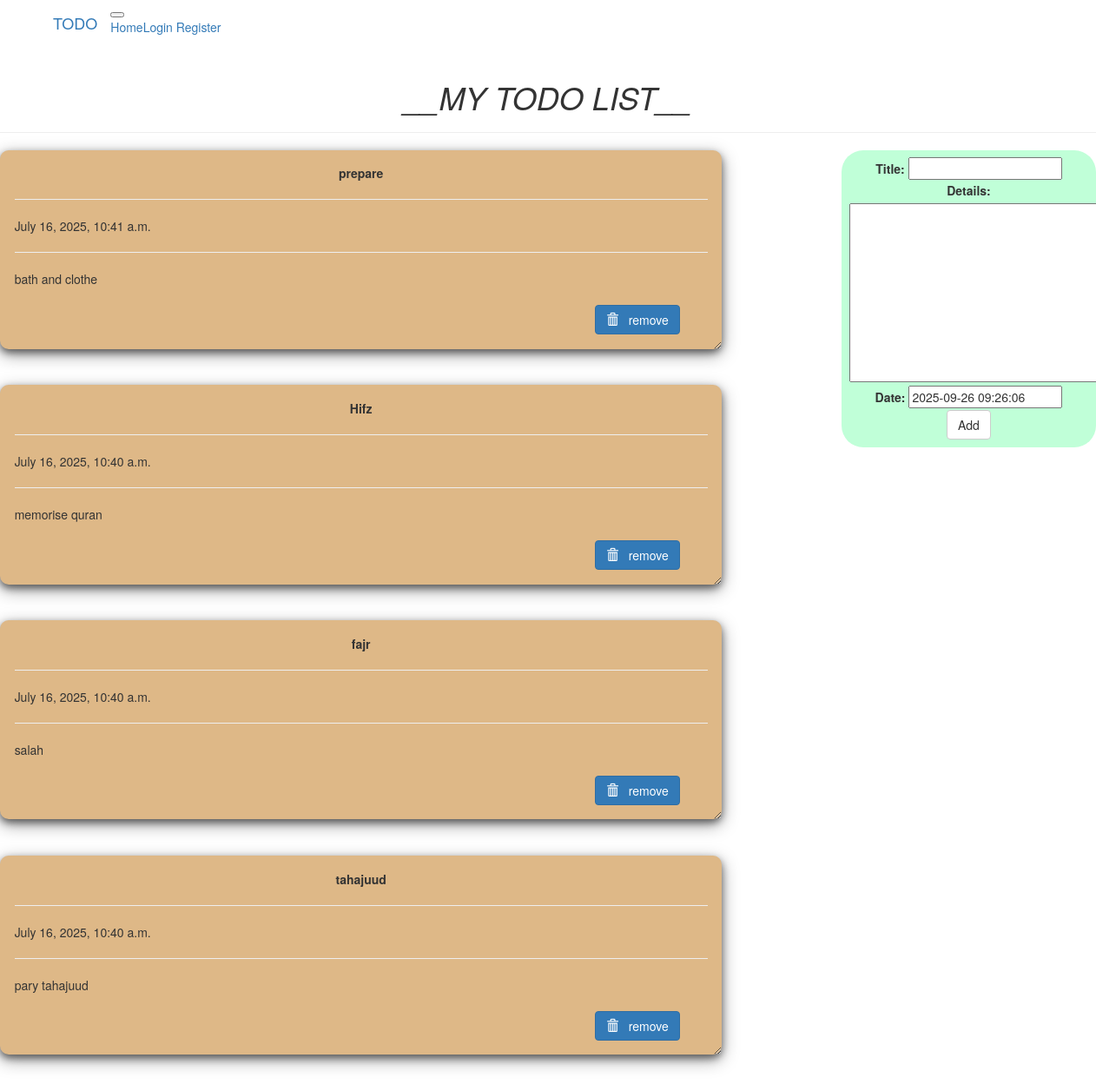
The page / on the database its author committed.
### todo/models.py (models this page shows, shortened)
class Todo(models.Model):
    title = models.CharField(max_length=150)
    details = models.TextField()
    date = models.DateTimeField(default=timezone.now)

### todo/views.py (the view)
# urls.py: path('', views.index, name='todo'),
def index(request):
    items_list = Todo.objects.order_by('-date')
    if request.method == 'POST':
        form = ToDoForm(request.POST)
        if form.is_valid():
            form.save()
            return redirect('todo')
    form = ToDoForm()
    page = {
        'forms': form,
        'list': items_list,
        'title': 'TODO'
    }
    return render(request, 'todo/index.html', page)

### todo/forms.py
class ToDoForm(forms.ModelForm):
    class Meta:
        model = Todo
        fields = '__all__'

### todo/templates/todo/index.html (shortened to what this page needs)
<!DOCTYPE html>
<html lang="en" dir="ltr">
<head>
  <link rel="stylesheet" href="https://maxcdn.bootstrapcdn.com/bootstrap/3.3.7/css/bootstrap.min.css">
</head>
<body>
    <header class="site-header">
	  <nav class="navbar navbar-expand-md navbar-dark bg-steel fixed-top">
	    <div class="container">
	      <a class="navbar-brand mr-4" href="{% url 'todo' %}">TODO</a>
	      <button class="navbar-toggler" type="button" data-toggle="collapse" data-target="#navbarToggle" aria-controls="navbarToggle" aria-expanded="false" aria-label="Toggle navigation">
	      </button>
	      <div class="collapse navbar-collapse" id="navbarToggle">
	        <div class="navbar-nav mr-auto">
	          <a class="nav-item nav-link" href="{% url 'todo' %}">Home</a>
	        </div>
            <div class="navbar-nav">
				<a class="nav-item nav-link" href="{% url 'login' %}">Login</a>
				<a class="nav-item nav-link" href="{% url 'register' %}">Register</a>
			</div>
	      </div>
	    </div>
	  </nav>
	</header>
  <center class="row">
    <h1><i>__MY TODO LIST__</i></h1>
    <hr />
  </center>
  <div class="row">
    <div class="col-md-8">
      {% for i in list %}
      <div class="card">
        <center><b>{{i.title}}</b></center>
        <hr/>
        {{i.date}}
        <hr/>
        {{i.details}}
        <br />
        <br />
        <form action="/del/{{i.id}}" method="POST" style=" padding-right: 4%; padding-bottom: 3%;">
          <button value="remove" type="submit"  class="btn btn-primary" style="float: right;"><span class="glyphicon glyphicon-trash"></span> &nbsp; remove</button>
        </form>
      </div>
      {% endfor%}
    </div>
    <div class="col-md-1"> </div>
    <div class="col-md-3" >
      <div  class="submit_form">
      <form  method="POST">
        {{forms}}
        <center>
        <input type="submit" class="btn btn-default" value="Add" />
      </center>
      </form>
    </div>
  </div>
</div>
</body>
</html>

### todo/templates/todo/index.html (style rules this page uses)
.card { box-shadow: 0 4px 8px 0 rgba(0,0,0,0.5), 0 6px 20px 0 rgba(0,0,0,0.39); background: burlywood; margin-bottom : 5%; border-radius: 10px; padding : 2%; overflow: auto; resize: both; text-overflow: ellipsis; }
.submit_form { text-align: center; padding: 3%; background: rgb(192, 255, 216); border-radius: 25px; box-shadow: 0 4px 8px 0 rgba(0,0,0,0.4), 0 6px 20px 0 rgba(0,0,0,0.36bisque); }

### rows shown on the page
Todo: title "prepare", date "July 16, 2025, 10:41 a.m.", details "bath and clothe"
Todo: title "Hifz", date "July 16, 2025, 10:40 a.m.", details "memorise quran"
Todo: title "fajr", date "July 16, 2025, 10:40 a.m.", details "salah"
Todo: title "tahajuud", date "July 16, 2025, 10:40 a.m.", details "pary tahajuud"
